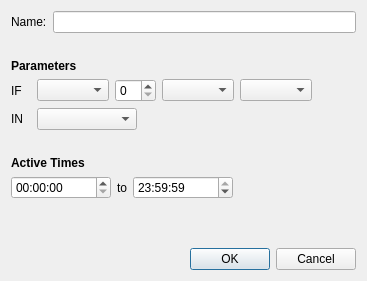
<?xml version="1.0" encoding="UTF-8"?>
<ui version="4.0">
 <class>Dialog</class>
 <widget class="QDialog" name="Dialog">
  <property name="geometry">
   <rect>
    <x>0</x>
    <y>0</y>
    <width>367</width>
    <height>281</height>
   </rect>
  </property>
  <property name="windowTitle">
   <string>Alarm Configuration</string>
  </property>
  <layout class="QVBoxLayout" name="verticalLayout">
   <item>
    <layout class="QHBoxLayout" name="horizontalLayout">
     <property name="bottomMargin">
      <number>20</number>
     </property>
     <item>
      <widget class="QLabel" name="alarm_name_label">
       <property name="text">
        <string>Name:</string>
       </property>
      </widget>
     </item>
     <item>
      <widget class="QLineEdit" name="alarm_name"/>
     </item>
    </layout>
   </item>
   <item>
    <widget class="QLabel" name="parameters_label">
     <property name="font">
      <font>
       <weight>75</weight>
       <bold>true</bold>
      </font>
     </property>
     <property name="text">
      <string>Parameters</string>
     </property>
    </widget>
   </item>
   <item>
    <layout class="QGridLayout" name="if_layout">
     <item row="0" column="3">
      <widget class="QComboBox" name="countable_combo_box"/>
     </item>
     <item row="0" column="1">
      <widget class="QComboBox" name="test_type_combo_box"/>
     </item>
     <item row="0" column="4">
      <widget class="QComboBox" name="behavior_combo_box"/>
     </item>
     <item row="0" column="2">
      <widget class="QSpinBox" name="count_spin_box"/>
     </item>
     <item row="0" column="0">
      <widget class="QLabel" name="if_label">
       <property name="minimumSize">
        <size>
         <width>20</width>
         <height>0</height>
        </size>
       </property>
       <property name="text">
        <string>IF</string>
       </property>
      </widget>
     </item>
     <item row="0" column="5">
      <spacer name="horizontalSpacer">
       <property name="orientation">
        <enum>Qt::Horizontal</enum>
       </property>
       <property name="sizeHint" stdset="0">
        <size>
         <width>40</width>
         <height>20</height>
        </size>
       </property>
      </spacer>
     </item>
    </layout>
   </item>
   <item>
    <layout class="QHBoxLayout" name="in_layout">
     <property name="bottomMargin">
      <number>20</number>
     </property>
     <item>
      <widget class="QLabel" name="in_label">
       <property name="minimumSize">
        <size>
         <width>20</width>
         <height>0</height>
        </size>
       </property>
       <property name="text">
        <string>IN</string>
       </property>
      </widget>
     </item>
     <item>
      <widget class="QComboBox" name="zone_combo_box">
       <property name="minimumSize">
        <size>
         <width>100</width>
         <height>0</height>
        </size>
       </property>
      </widget>
     </item>
     <item>
      <spacer name="horizontalSpacer_2">
       <property name="orientation">
        <enum>Qt::Horizontal</enum>
       </property>
       <property name="sizeHint" stdset="0">
        <size>
         <width>40</width>
         <height>20</height>
        </size>
       </property>
      </spacer>
     </item>
    </layout>
   </item>
   <item>
    <widget class="QLabel" name="active_times_label">
     <property name="font">
      <font>
       <weight>75</weight>
       <bold>true</bold>
      </font>
     </property>
     <property name="text">
      <string>Active Times</string>
     </property>
    </widget>
   </item>
   <item>
    <layout class="QHBoxLayout" name="horizontalLayout_3">
     <item>
      <widget class="QTimeEdit" name="start_time_edit">
       <property name="minimumSize">
        <size>
         <width>100</width>
         <height>0</height>
        </size>
       </property>
      </widget>
     </item>
     <item>
      <widget class="QLabel" name="to_label">
       <property name="text">
        <string>to</string>
       </property>
      </widget>
     </item>
     <item>
      <widget class="QTimeEdit" name="stop_time_edit">
       <property name="minimumSize">
        <size>
         <width>100</width>
         <height>0</height>
        </size>
       </property>
       <property name="dateTime">
        <datetime>
         <hour>23</hour>
         <minute>59</minute>
         <second>59</second>
         <year>2000</year>
         <month>1</month>
         <day>1</day>
        </datetime>
       </property>
      </widget>
     </item>
     <item>
      <spacer name="horizontalSpacer_3">
       <property name="orientation">
        <enum>Qt::Horizontal</enum>
       </property>
       <property name="sizeHint" stdset="0">
        <size>
         <width>40</width>
         <height>20</height>
        </size>
       </property>
      </spacer>
     </item>
    </layout>
   </item>
   <item>
    <spacer name="verticalSpacer">
     <property name="orientation">
      <enum>Qt::Vertical</enum>
     </property>
     <property name="sizeHint" stdset="0">
      <size>
       <width>20</width>
       <height>40</height>
      </size>
     </property>
    </spacer>
   </item>
   <item>
    <widget class="QDialogButtonBox" name="dialog_button_box">
     <property name="orientation">
      <enum>Qt::Horizontal</enum>
     </property>
     <property name="standardButtons">
      <set>QDialogButtonBox::Cancel|QDialogButtonBox::Ok</set>
     </property>
    </widget>
   </item>
  </layout>
 </widget>
 <resources/>
 <connections>
  <connection>
   <sender>dialog_button_box</sender>
   <signal>accepted()</signal>
   <receiver>Dialog</receiver>
   <slot>accept()</slot>
   <hints>
    <hint type="sourcelabel">
     <x>248</x>
     <y>254</y>
    </hint>
    <hint type="destinationlabel">
     <x>157</x>
     <y>274</y>
    </hint>
   </hints>
  </connection>
  <connection>
   <sender>dialog_button_box</sender>
   <signal>rejected()</signal>
   <receiver>Dialog</receiver>
   <slot>reject()</slot>
   <hints>
    <hint type="sourcelabel">
     <x>316</x>
     <y>260</y>
    </hint>
    <hint type="destinationlabel">
     <x>286</x>
     <y>274</y>
    </hint>
   </hints>
  </connection>
 </connections>
</ui>
